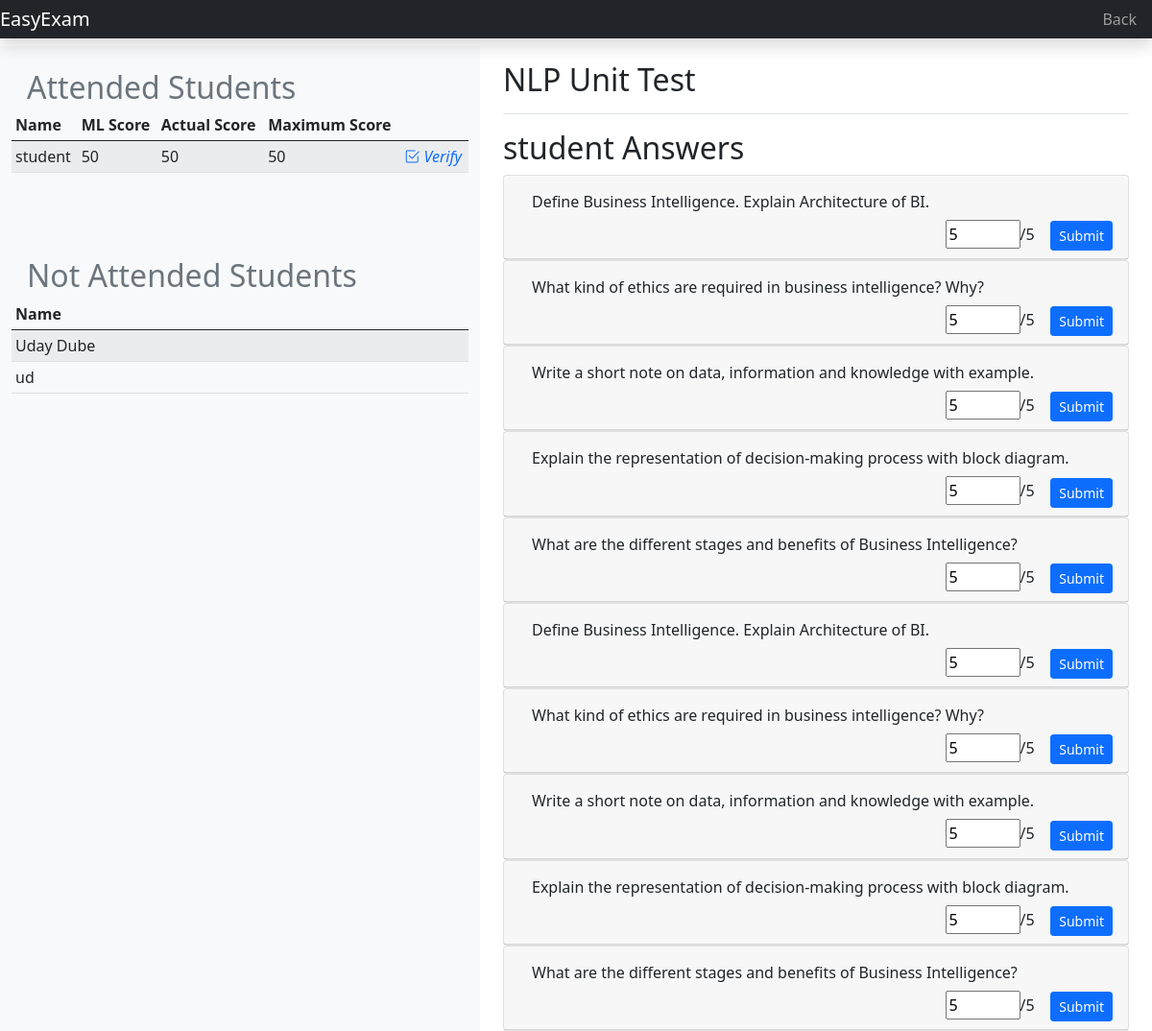
/1/2/individual_work (signed in), run on the app's committed database.
### Classroom/models.py (models this page shows)
class Test(models.Model):
	belongs = models.ForeignKey(Classroom, on_delete=models.CASCADE)
	name = models.CharField(max_length=255)
	desc = models.CharField(max_length=2555, blank=True)
	create_time = models.DateTimeField(auto_now_add=True)
	start_time = models.DateTimeField()
	end_time = models.DateTimeField()
	def __str__(self):
		return self.name

class Question(models.Model):
	test = models.ForeignKey(Test, on_delete=models.CASCADE, related_name='questions')
	qn_text = models.CharField('Question', max_length=2000)
	key = models.CharField('Answer key', max_length=5000)
	max_score = models.PositiveSmallIntegerField(default=100)
	def __str__(self):
		return self.qn_text

class Answer(models.Model):
	student = models.ForeignKey(User, on_delete=models.CASCADE)
	question = models.ForeignKey(Question, on_delete=models.CASCADE)
	answer_text = models.CharField(max_length=10000)
	ml_score = models.PositiveSmallIntegerField(default=10)
	actual_score = models.PositiveSmallIntegerField(default=10)
	def __str__(self):
		return self.answer_text

### Classroom/views/Teachers.py (the view)
# urls.py: path('<int:test_id>/<int:student_id>/individual_work', Teachers.individual_work, name='individual_work'),
@login_required(login_url='login')
@teacher_required
def individual_work(request, test_id, student_id):
	test = get_object_or_404(Test, pk=test_id)
	student = Enrollment.objects.filter(room=test.belongs).values('student')
	attended_s = testTaken.objects.filter(test=test_id).values('student')
	missed_s = [item for item in student if item not in attended_s]
	d = []
	for s in missed_s:
		d.append(s['student'])
	attended_s = User.objects.filter(pk__in=attended_s).values()
	missed_s = User.objects.filter(pk__in=d).values()
	for a in attended_s:
		a['ml_score'] = get_object_or_404(testTaken, test=test_id, student=a['id']).ml_score
		a['actual_score'] = get_object_or_404(testTaken, test=test_id, student=a['id']).actual_score
	test.max_score = 0
	qns = Question.objects.filter(test=test_id)
	student = get_object_or_404(User, pk=student_id)
	ans = []
	for q in qns :
		d = {}
		d['qns'] = q
		d['ans'] = get_object_or_404(Answer, student=student, question=q)
		ans.append(d)
		test.max_score += q.max_score
	values = {
		'ans' : ans,
		'test': test,
		'student': student,
		'attended_s':attended_s,
		'missed_s': missed_s,
	}
	return render(request, 'teachers/students_work.html', values )

### templates/teachers/students_work.html (shortened to what this page needs)
{% extends 'common.html' %}
{% load static %}
{% block main %}
<br>
<div class="container-fluid">
  <div class="row">
    <nav class="col bg-light sidebar">
      <div class="sidebar-sticky">
        <h2 class="sidebar-heading d-flex justify-content-between align-items-center px-3 mt-4 mb-1 text-muted">
          <span>Attended Students</span>
        </h2>
      <div class="table-responsive">
        <table class="table table-striped table-sm">
          <thead>
            <tr>
              <th>Name</th>
              <th>ML Score</th>
              <th>Actual Score</th>
              <th>Maximum Score</th>
              <th></th>
            </tr>
          </thead>
          <tbody>
          {% for s in attended_s %}
            <tr>
              <td>{{ s.first_name }}</td>
              <td>{{ s.ml_score }}</td>
              <td>{{ s.actual_score }}</td>
              <td>{{ test.max_score }}</td>
              <td><a href="{% url 'individual_work' test_id=test.id student_id=s.id %}" style="text-decoration: none;"><i class="bi bi-check2-square"> Verify</i></a></td>
            </tr>
          {% endfor %}
          </tbody>
        </table>
      </div>
        <br><br>
				<h2 class="sidebar-heading d-flex justify-content-between align-items-center px-3 mt-4 mb-1 text-muted">
          <span>Not Attended Students</span>
        </h2>
      <div class="table-responsive">
        <table class="table table-striped table-sm">
          <thead>
            <tr>
              <th>Name</th>
            </tr>
          </thead>
          <tbody>
          {% for s in missed_s %}
            <tr>
              <td>{{ s.first_name }}</td>
            </tr>
          {% endfor %}
          </tbody>
        </table>
      </div>
      </div>
    </nav>
    <main role="main" class="col-md-6 ml-sm-auto col-lg-7 px-4">
      <div class="d-flex justify-content-between flex-wrap flex-md-nowrap align-items-center pt-3 pb-2 mb-3 border-bottom">
        <h1 class="h2">{{ test }}</h1>
      </div>
      <h2>{{ student.first_name }} Answers</h2>
      {% for q in ans %}
        <div id="{{q.qns.max}}">
          <div class="card">
            <div class="card-header collapse show" id="{{q.qns.id}}">
              <button class="btn text-left collapsed" data-toggle="collapse" data-target="#{{q.ans.id}}" aria-expanded="false"
              aria-controls="{{q.ans.id}}">{{q.qns}}
              </button>
              <br>
              <form style="float: right;" method="post" action="{% url 'update_work' q.qns.id student.id %}">
                <input class="col" type="number" min="0" max="{{ q.qns.max_score }}" name="actual_score" value="{{q.ans.actual_score}}">/{{ q.qns.max_score }} &nbsp;&nbsp;
                <input class="btn btn-primary btn-sm" type="submit" value="Submit">
              </form>
            </div>
          </div>
        </div>
      {% endfor %}
    </main>
  </div>
</div>
{% endblock %}

### templates/teachers/students_work.html (style rules this page uses)
.text-left { text-align: left; }

### data on the page
Test: max_score "50", name "NLP Unit Test"
Question: qns "Define Business Intelligence. Explain Architecture of BI.", actual_score "5", qns.max_score "5"
Question: qns "What kind of ethics are required in business intelligence? Why?", actual_score "5", qns.max_score "5"
Question: qns "Write a short note on data, information and knowledge with example.", actual_score "5", qns.max_score "5"
Question: qns "Explain the representation of decision-making process with block diagram.", actual_score "5", qns.max_score "5"
Question: qns "What are the different stages and benefits of Business Intelligence?", actual_score "5", qns.max_score "5"
Question: qns "Define Business Intelligence. Explain Architecture of BI.", actual_score "5", qns.max_score "5"
Question: qns "What kind of ethics are required in business intelligence? Why?", actual_score "5", qns.max_score "5"
Question: qns "Write a short note on data, information and knowledge with example.", actual_score "5", qns.max_score "5"
Question: qns "Explain the representation of decision-making process with block diagram.", actual_score "5", qns.max_score "5"
Question: qns "What are the different stages and benefits of Business Intelligence?", actual_score "5", qns.max_score "5"

### other printed values
{{ s.first_name }} "student"
{{ s.ml_score }} "50"
{{ s.actual_score }} "50"
{{ s.first_name }} "Uday Dube"
{{ s.first_name }} "ud"
{{ student.first_name }} "student"
